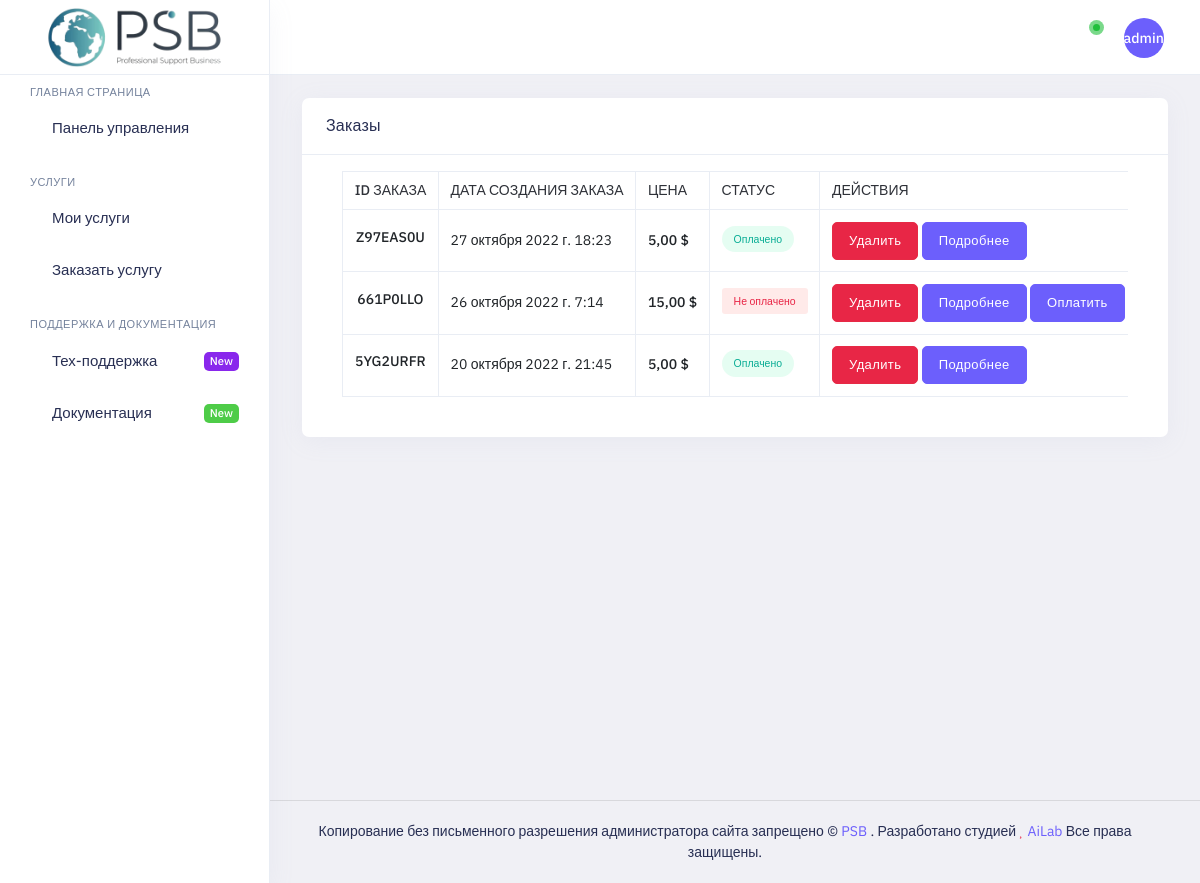
Before: / (signed in) with the older database file.
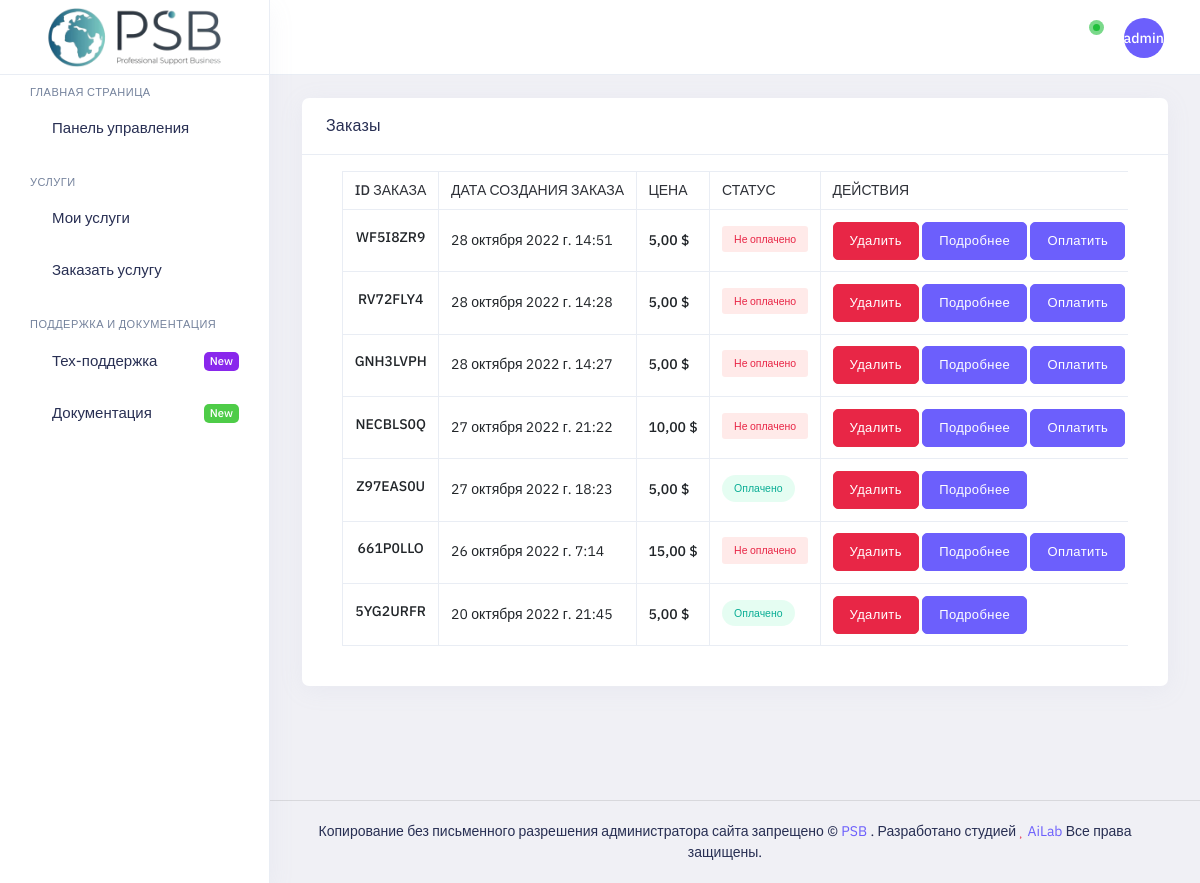
After: the same page with the newer database file.
### payment/models.py (models this page shows, shortened)
class Order(models.Model):
    email = models.EmailField()
    invoice_id = models.CharField(verbose_name='Номер заказа', unique=True, max_length=128)
    created = models.DateTimeField(auto_now_add=True)
    updated = models.DateTimeField(auto_now=True)
    paid = models.BooleanField(default=False)
    class Meta:
        ordering = ('-created',)
        verbose_name = 'Заказ'
        verbose_name_plural = 'Заказы'
    def get_total_cost(self):
        return sum(item.get_cost() for item in self.items.all())

class OrderItem(models.Model):
    order = models.ForeignKey(Order, related_name='items', on_delete=models.CASCADE)
    product = models.ForeignKey(Product, related_name='order_items', on_delete=models.CASCADE)
    price = models.DecimalField(max_digits=10, decimal_places=2)
    quantity = models.PositiveIntegerField(default=1)
    text = models.TextField(verbose_name='В ведите текст который получит пользователь при покупки', default="", null=True, blank=True)
    def get_cost(self):
        return self.price * self.quantity

### shop/views.py (the view)
# urls.py: path('', views.Index.as_view(), name='index'),
class Index(LoginRequiredMixin, ListView):
    login_url = 'accounts/login/'
    model = Order
    context_object_name = 'orders'
    template_name = 'pages/index.html'

### cart/cart.py (called while the page is built)
    def __len__(self):
        return sum(item['quantity'] for item in self.cart.values())

### cart/context_processors.py (called while the page is built)
def cart(request):
    return {'cart': Cart(request)}

### templates/pages/index.html (shortened to what this page needs)
{% extends 'layout/index.html' %}
{% block content %}
    <div class="main-content app-content mt-0">
            <div class="side-app">
                <div class="main-container container-fluid">
                    <div class="page-header">
                        <h1 class="page-title">Управление услугами</h1>
                        <div>
                            <ol class="breadcrumb">
                                <li class="breadcrumb-item"><a href="javascript:void(0)">Главная</a></li>
                                <li class="breadcrumb-item active" aria-current="page">Управление услугами</li>
                            </ol>
                        </div>
                    </div>
                    <div class="row">
                        <div class="col-12 col-sm-12">
                            <div class="card">
                                <div class="card-header">
                                    <h3 class="card-title mb-0">Заказы</h3>
                                </div>
                                <div class="card-body pt-4">
                                    <div class="grid-margin">
                                            <div class="panel panel-primary">
                                                <div class="panel-body tabs-menu-body border-0 pt-0">
                                                    <div class="tab-content">
                                                        <div class="tab-pane active" id="tab5">
                                                            <div class="table-responsive">
                                                                <table id="data-table"
                                                                       class="table table-bordered text-nowrap mb-0">
                                                                    <thead class="border-top">
                                                                    <tr>
                                                                        <th class="bg-transparent border-bottom-0"
                                                                            style="width: 5%;">ID заказа</th>
                                                                        <th
                                                                                class="bg-transparent border-bottom-0">
                                                                            Дата создания заказа</th>
                                                                        <th
                                                                                class="bg-transparent border-bottom-0">
                                                                            Цена</th>
                                                                        <th class="bg-transparent border-bottom-0"
                                                                            style="width: 10%;">Статус</th>
                                                                        <th class="bg-transparent border-bottom-0"
                                                                            style="width: 5%;">Действия</th>
                                                                    </tr>
                                                                    </thead>
                                                                    <tbody>
                                                                    {% for order in orders %}
                                                                    {% if order.email == user.email %}
                                                                    <tr class="border-bottom">
                                                                        <td class="text-center">
                                                                            <div class="mt-0 mt-sm-2 d-block">
                                                                                <h6
                                                                                        class="mb-0 fs-14 fw-semibold">
                                                                                    {{ order.invoice_id }} </h6>
                                                                            </div>
                                                                        </td>
                                                                        <td><span class="mt-sm-2 d-block">
                                                                            {{ order.created }}</span></td>
                                                                        <td><span
                                                                                class="fw-semibold mt-sm-2 d-block">{{order.get_total_cost}} $</span>
                                                                        </td>
                                                                        {% if order.paid %}
                                                                        <td>
                                                                            <div class="mt-sm-1 d-block">
                                                                                        <span
                                                                                                class="badge bg-success-transparent rounded-pill text-success p-2 px-3">Оплачено</span>
                                                                            </div>
                                                                        </td>
                                                                        {% else %}
                                                                        <td>
                                                                            <div class="mt-sm-1 d-block">
                                                                                        <span
                                                                                                class="badge bg-danger-transparent rounded-roll text-danger p-2 px-3">Не оплачено</span>
                                                                            </div>
                                                                        </td>
                                                                        {% endif %}
                                                                        <td>
                                                                            <div class="g-2">
                                                                                <a class="btn btn-danger" href="/payments/delete?invoice_id={{ order.invoice_id }}">Удалить</a>
                                                                                <a class="btn btn-primary" href="/detail/{{ order.pk }}">Подробнее</a>
                                                                                {% if not order.paid %}
                                                                                <a class="btn btn-primary" href="https://pay.cryptocloud.plus/{{ order.invoice_id }}">Оплатить</a>
                                                                                {% endif %}
                                                                            </div>
                                                                        </td>
                                                                    </tr>
                                                                    {% endif %}
                                                                    {% endfor %}
                                                                    </tbody>
                                                                </table>
                                                            </div>
                                                        </div>
                                                        </div>
                                                        </div>
                                                    </div>
                                                </div>
                                          </div>
                                    </div>
                                </div>
                            </div>
                        </div>
                    </div>
                </div>
            </div>
        </div>
{% endblock %}

### templates/layout/index.html (shortened to what this page needs)
<!doctype html>
<html lang="en" dir="ltr">
<head>
    <link id="style" href="/static/assets/plugins/bootstrap/css/bootstrap.min.css" rel="stylesheet" />
    <link href="/static/assets/css/style.css" rel="stylesheet" />
    <link href="/static/assets/css/dark-style.css" rel="stylesheet" />
    <link href="/static/assets/css/transparent-style.css" rel="stylesheet">
    <link href="/static/assets/css/skin-modes.css" rel="stylesheet" />
    <link href="/static/assets/css/icons.css" rel="stylesheet" />
    <link id="theme" rel="stylesheet" type="text/css" media="all" href="/static/assets/colors/color1.css" />
</head>
<body class="app sidebar-mini ltr light-mode">
<div class="page">
    <div class="page-main">
        <div class="app-header header sticky">
            <div class="container-fluid main-container">
                <div class="d-flex">
                    <a aria-label="Hide Sidebar" class="app-sidebar__toggle" data-bs-toggle="sidebar" href="javascript:void(0)"></a>
                    <div class="d-flex order-lg-2 ms-auto header-right-icons">
                        <div class="navbar navbar-collapse responsive-navbar p-0">
                            <div class="collapse navbar-collapse" id="navbarSupportedContent-4">
                                <div class="d-flex order-lg-2">
                                    <div class="dropdown d-flex">
                                        <a class="nav-link icon full-screen-link nav-link-bg">
                                            <i class="fe fe-minimize fullscreen-button"></i>
                                        </a>
                                    </div>
                                    <div class="dropdown  d-flex notifications">
                                        <a class="nav-link icon" data-bs-toggle="dropdown"><i
                                                class="fe fe-bell"></i><span class=" pulse"></span>
                                        </a>
                                    </div>
                                    <div class="dropdown d-flex profile-1">
                                        <a href="javascript:void(0)" data-bs-toggle="dropdown" class="nav-link leading-none d-flex"><span class="avatar avatar-md brround bg-primary">{{ request.user.username|truncatechars:5 }}</span>
                                        </a>
                                    </div>
                                </div>
                            </div>
                        </div>
                    </div>
                </div>
            </div>
        </div>
        <div class="sticky">
            <div class="app-sidebar">
                <div class="side-header">
                    <a class="header-brand1" href="{% url 'shop:index' %}">
                        <img src="/static/assets/images/logo.png" class="header-brand-img light-logo1"
                             alt="logo">
                    </a>
                </div>
                <div class="main-sidemenu">
                    <ul class="side-menu">
                        <li class="sub-category">
                            <h3>Главная страница</h3>
                        </li>
                        <li class="slide">
                            <a class="side-menu__item has-link" data-bs-toggle="slide" href="{% url 'shop:index' %}"><span
                                    class="side-menu__label">Панель управления</span></a>
                        </li>
                        <li class="sub-category">
                            <h3>Услуги</h3>
                        </li>
                        <li class="slide">
                            <a class="side-menu__item" data-bs-toggle="slide" href="javascript:void(0)">
                                <i class="side-menu__icon fe fe-shopping-bag"></i>
                                <span class="side-menu__label">Мои услуги</span>
                                <i class="angle fe fe-chevron-right"></i></a>
                        </li>
                        <li class="slide">
                            <a class="side-menu__item has-link" data-bs-toggle="slide" href="{% url 'shop:shop' %}"><i
                                    class="side-menu__icon fe fe-shopping-cart"></i><span
                                    class="side-menu__label">Заказать услугу</span>
                            </a>
                        </li>
                        <li class="sub-category">
                            <h3>Поддержка и документация</h3>
                        </li>
                        <li class="slide">
                            <a class="side-menu__item has-link" href="{% url 'shop:support' %}"><i
                                    class="side-menu__icon fe fe-zap"></i><span
                                    class="side-menu__label">Тех-поддержка</span><span class="badge bg-purple br-5 side-badge blink-text pb-1">New</span></a>
                        </li>
                        <li class="slide">
                            <a class="side-menu__item has-link" href="#"><i
                                    class="side-menu__icon fe fe-file-text"></i><span
                                    class="side-menu__label">Документация</span><span class="badge bg-green br-5 side-badge blink-text pb-1">New</span></a>
                        </li>
                    </ul>
                </div>
            </div>
        </div>
        {% block content %}
        {% endblock %}
    <footer class="footer">
        <div class="container">
            <div class="row align-items-center flex-row-reverse">
                <div class="col-md-12 col-sm-12 text-center">
                    Копирование без письменного разрешения администратора сайта запрещено © <a href="javascript:void(0)">PSB</a> . Разработано студией <span
                        class="fa fa-heart text-danger"></span> <a href="javascript:void(0)"> AiLab </a> Все права защищены.
                </div>
            </div>
        </div>
    </footer>
</body>
</html>

### static/assets/colors/color1.css (style rules this page uses)
a { color: var(--primary-bg-color); }
.bg-primary { background: var(--primary-bg-color) !important; }
.btn-primary { color: #fff !important; background: var(--primary-bg-color) !important; border-color: var(--primary-bg-color) !important; }
.breadcrumb-item.active { color: #f5f3f9; }
.footer a:not(.btn) { color: var(--primary-bg-color); }
.avatar { background: var(--primary02) no-repeat center/cover; }

Changed rows visible on the page:
added Order: invoice_id "WF5I8ZR9", created "28 октября 2022 г. 14:51", get_total_cost "5,00", paid "Не оплачено"
added Order: invoice_id "RV72FLY4", created "28 октября 2022 г. 14:28", get_total_cost "5,00", paid "Не оплачено"
added Order: invoice_id "GNH3LVPH", created "28 октября 2022 г. 14:27", get_total_cost "5,00", paid "Не оплачено"
added Order: invoice_id "NECBLS0Q", created "27 октября 2022 г. 21:22", get_total_cost "10,00", paid "Не оплачено"
